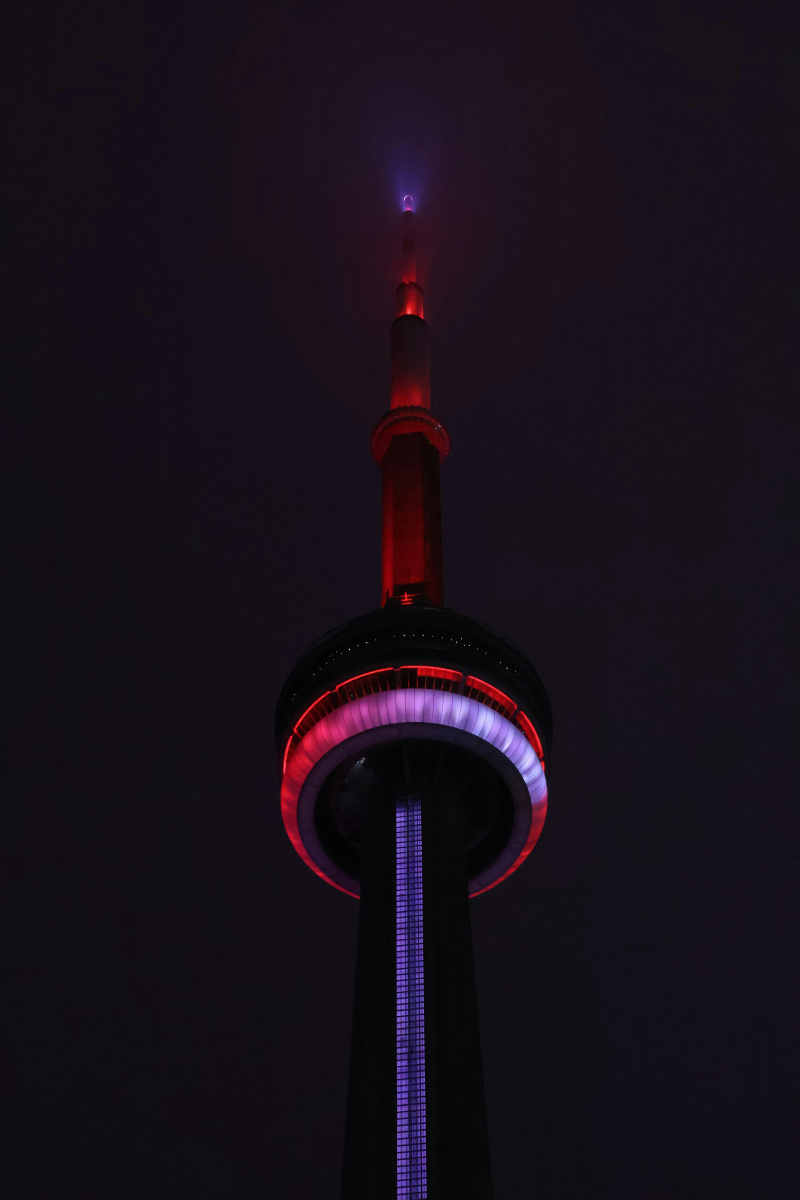
#> input picture learning/Core_Tools_Data_Analysis/images/1.jpg, 4000 x 6000 px, found by its file name (shown at 1/5 size)
$ python image_basics.py
#> lines starting #> are read from the running program, lines starting #| are printed output that depends on the picture
import cv2 # Video, webcam, fast ops

img = cv2.imread('images/1.jpg')
#> img is the input picture: shape (6000, 4000, 3); mean B, G, R 26.4, 16.1, 24
gray = cv2.cvtColor(img, cv2.COLOR_BGR2GRAY) # Convert to grayscale
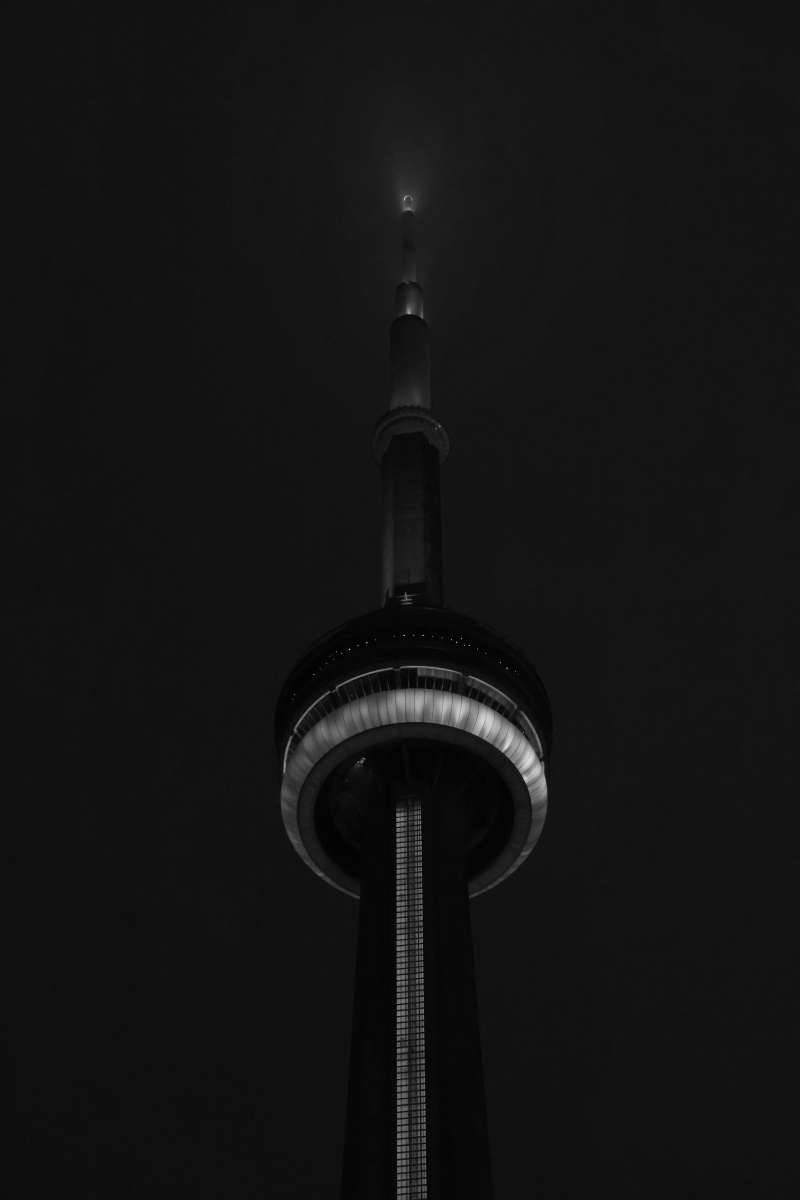
#> gray: shape (6000, 4000) (shown at 1/5 size); min 0, max 255, mean 19.6
img_resized = cv2.resize(gray, (0, 0), fx=0.1, fy=0.1) # Resize the image by 10% in both dimensions
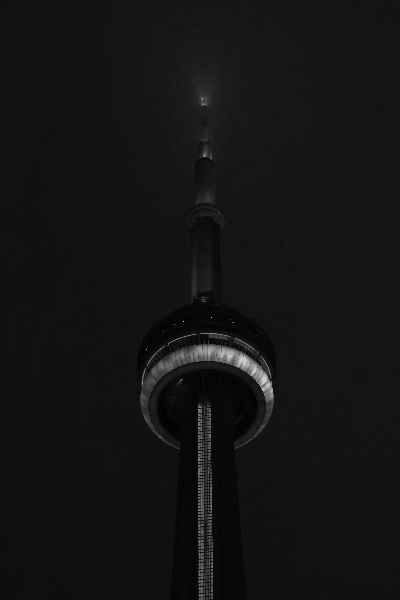
#> img_resized: shape (600, 400); min 1, max 221, mean 19.8
resized = cv2.resize(img, (300, 300)) # Resize the image to 300x300 pixels
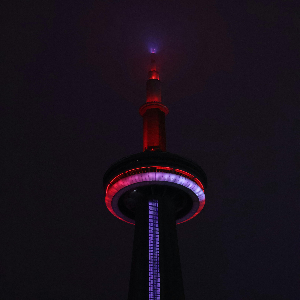
#> resized: shape (300, 300, 3); mean B, G, R 26.4, 16.2, 24.1
crop = img[50:200, 100:300]  # [y1:y2, x1:x2] # Crop the image from y=50 to y=200 and x=100 to x=300
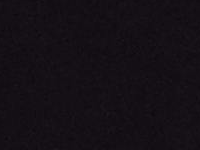
#> crop: shape (150, 200, 3); mean B, G, R 21.6, 15.6, 20.6
cv2.imwrite('images/2.jpg', crop) # Save the cropped image
cv2.circle(img, (1250, 1250), 520, (0, 0, 255), -1)  # Draw a filled circle at (1250, 1250) with radius 520 and color red
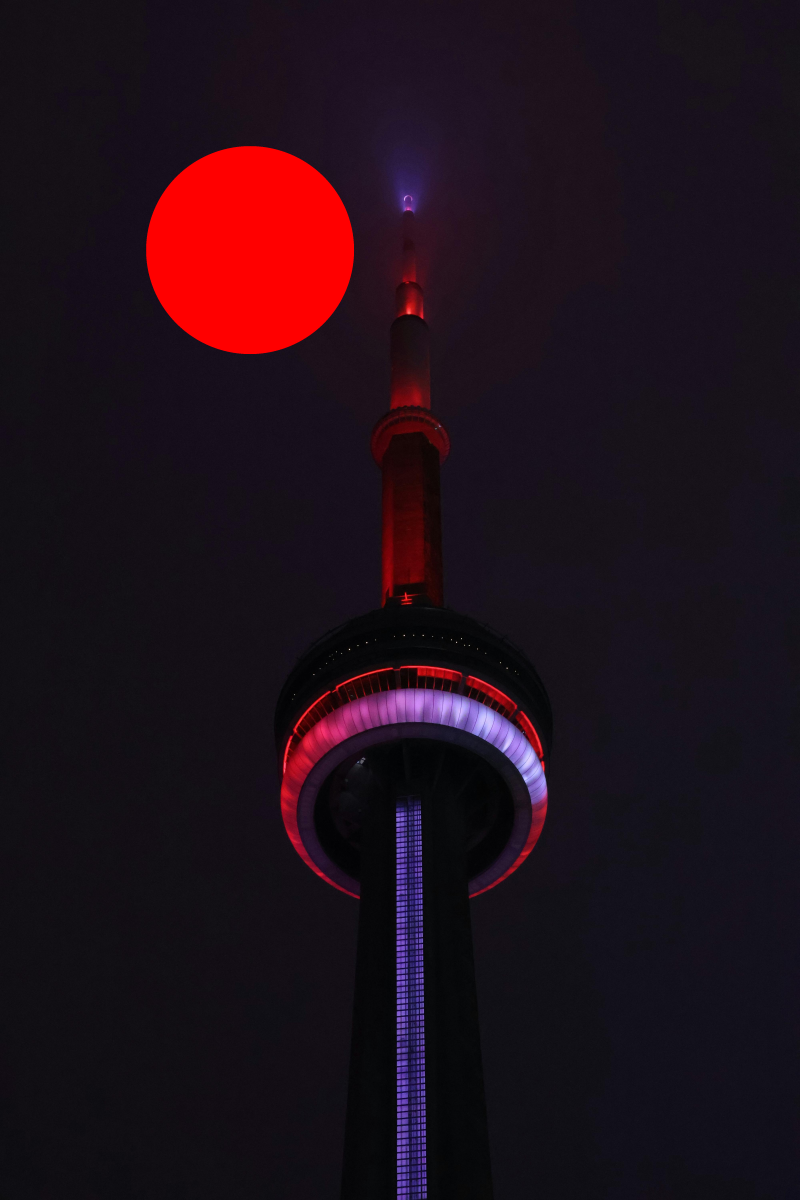
#> img: shape (6000, 4000, 3) (shown at 1/5 size); mean B, G, R 25.4, 15.6, 32.1
cv2.line(img, (110, 110), (3000, 3000), (255, 0, 0), 3)  # Draw a blue line from (110, 110) to (3000, 3000) with thickness 3
cv2.rectangle(img, (50, 50), (2550, 2550), (0, 255, 0), 24)  # Draw a green rectangle from (50, 50) to (2550, 2550) with thickness 24
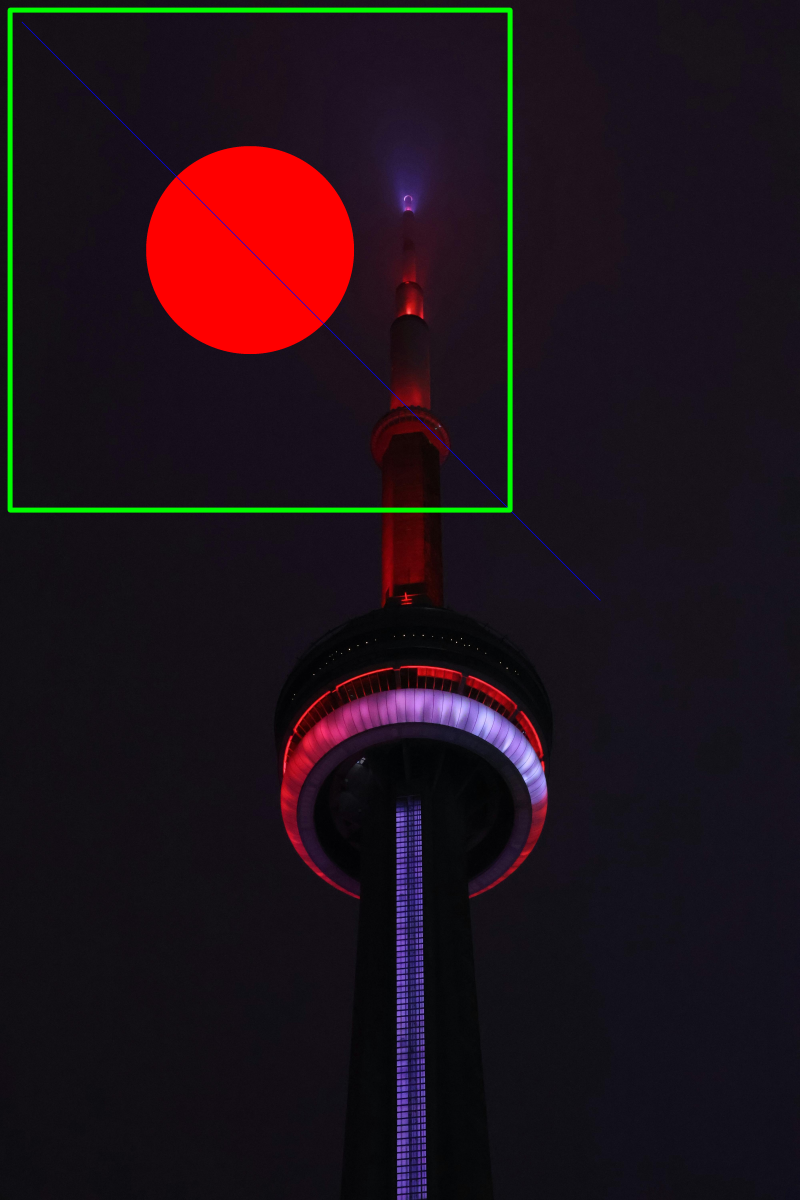
#> img: shape (6000, 4000, 3) (shown at 1/5 size); mean B, G, R 25.3, 18.1, 31.8

$ run again, with learning/Core_Tools_Data_Analysis/images/3.tif saved as learning/Core_Tools_Data_Analysis/images/1.jpg
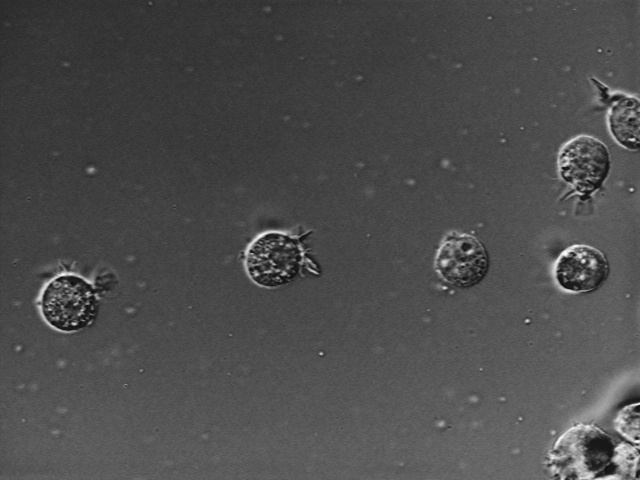
#> input picture learning/Core_Tools_Data_Analysis/images/3.tif, 640 x 480 px, found by its file name
#> img is the input picture: shape (480, 640, 3); min 12, max 255, mean 76.5
#> `resized = cv2.resize(img, (300, 300))`:
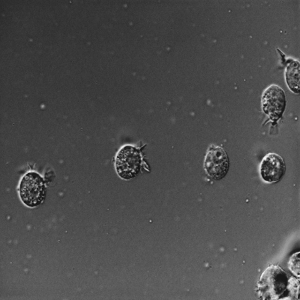
#> resized: shape (300, 300, 3); min 17, max 248, mean 76.4
#> `cv2.rectangle(img, (50, 50), (2550, 2550), (0, 255, 0), 24)`:
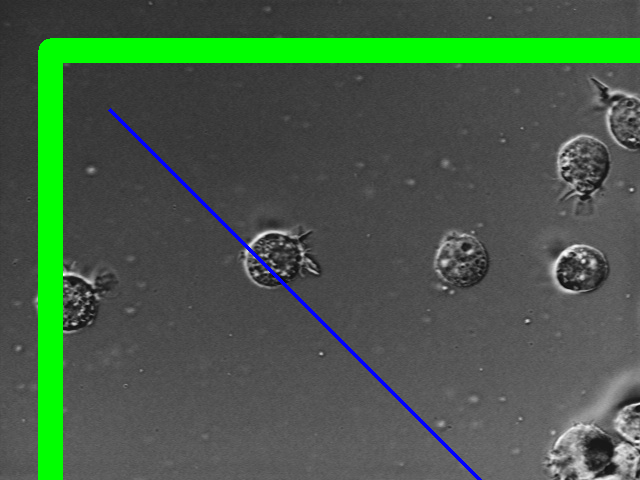
#> img: shape (480, 640, 3); mean B, G, R 72, 91.6, 70.5
